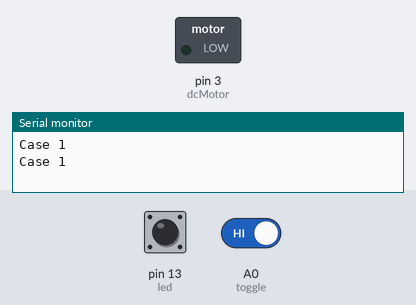
Simulated run of this sketch. Board: Arduino Uno, built with avr-gcc and run on an emulated ATmega328P. Parts: switched loads named in the sketch (green lamp = pin HIGH), the last lines printed to the serial monitor. The test bench sets the inputs (shaded band); at power-on: A0 (toggle) HIGH, pin 13 (led) HIGH.

Above: at 1.7 s.
1.8 s: A0 (toggle) driven LOW
At 3.29 s:
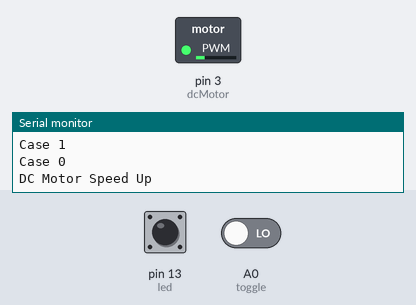
At 8.46 s:
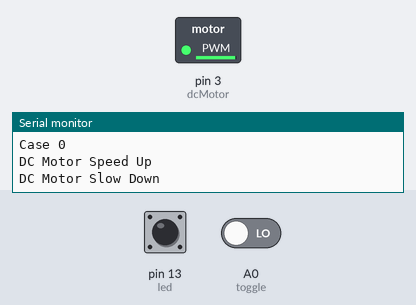
Timing chart, 0 to 13.8 s (numbered marks = the images above; inputs shaded):
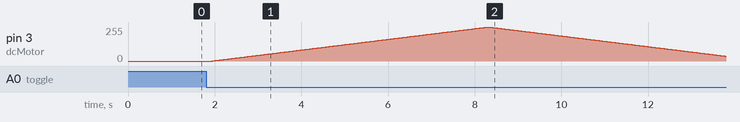

The sketch:

stepper_motor_control.ino
```cpp
#define toggle   A0

#define dcMotor  3

#define dirPin A5
#define stepPin A4
#define stepNumber  50
#define stepSpeed  .25
#define delay1 250

#define led 13

int motorSpeed;  //Represents dc speed value bewteen 0 and 255
int toggleStatus;
int getOut = 0;  //Used to control Stepper using EiBotBoard (EBB)

const int stepperTime = 5000;  //Time in milliseconds that the stepper motor will move for

unsigned long nextTime;  //Used for this particular stepper motor controller as a the duration of the move

void setup()
{

 Serial.begin(9600);
 pinMode(toggle, INPUT_PULLUP);  //Set the pin as input, which is a high impedence state with a pull-up resistor. This means current is limited and signal is default pulled HIGH
 pinMode(dcMotor, OUTPUT);  //Set the motor control pin as an output

}

void loop()
{
  //Serial.println("The Loop has Started");  //testing

  toggleStatus = digitalRead(toggle);  //Determine to control the DC motor or the Stepper motor

  //Serial.println(toggleStatus);  //testing

  switch(toggleStatus)
{
//-------------------------------------------------------------------------------------------------------------------
    case 0:  //DC Motor, switch is grounding the toggle pin

        Serial.println("Case 0");  //testing

        Serial.println("DC Motor Speed Up");  //testing

        digitalWrite(led, !digitalRead(led));  //Toggle led

        for( motorSpeed = 0; motorSpeed <= 255; motorSpeed++)  //Speed up for around 25.5 seconds
        {
          analogWrite(dcMotor, motorSpeed);

          delay(25);

          toggleStatus = digitalRead(toggle);

          if(toggleStatus != 0)
            break;
        }

        if(toggleStatus != 1)  //If the toggle hasn't been switched, then continue to slowly occilate
        {

          Serial.println("DC Motor Slow Down");  //testing

          digitalWrite(led, !digitalRead(led));  //Toggle led

          for( motorSpeed = 255; motorSpeed >= 0; motorSpeed--)  //Slow down for around 25.5 seconds
          {
            analogWrite(dcMotor, motorSpeed);

            delay(25);

            toggleStatus = digitalRead(toggle);

            if(toggleStatus != 0)
              break;
          }
        }
        else  //If the toggle has been switched, turn off the dc motor
          analogWrite(dcMotor,0);

    break;  //Break out of case 0, DC motor demo
//--------------------------------------------------------------------------------------------------------------------------------
    case 1:  //Stepper Motor, controlled via EggBotBoard rev2, toggle pin is free (not pulled to ground)

        Serial.println("Case 1");  //testing

        rotate(stepNumber*8,stepSpeed);

        delay(delay1);

        toggleStatus = digitalRead(toggle);  //Determine to control the DC motor or the Stepper motor

        if(toggleStatus == 1)
         {
           rotate(-stepNumber*8,stepSpeed);
           delay(delay1);
         }

    /*  //Control stepper motor with EBB stepper driver
        Serial.write("EM,1,1");  //Turn on stepper motor
        Serial.write("SM,stepperTime, 200, 200");  //Command movement lasting "stepperTime" and equal to 200 steps

        nextTime = millis() + stepperTime;  //Determine the time at which the motor fully moved

        while((millis() <= nextTime) && (toggleStatus == 1))  //While the current time is not yet the ending time && the toggle is still switched to stepper
        {
          toggleStatus = digitalRead(toggle);  //Check switch status for change to DC motor demo
          if(toggleStatus == 0)  //If DC motor selected...
          {
            Serial.write("EM,0,0");  //Turn of stepper motor
          }
        }

        Serial.write("SM,stepperTime, -200, -200");  //Command movement lasting "stepperTime" and equal to 200 steps

        nextTime = millis() + stepperTime;  //Determine the time at which the motor fully moved

        while((millis() <= nextTime && getOut != 1) && (toggleStatus == 1))  //While the current time is not yet the ending time && the toggle is still switched to stepper
        {
          toggleStatus = digitalRead(toggle);
          if(toggleStatus == 0)
          {
            Serial.write("EM,0,0");  //Turn on stepper motor
          }
        }

        Serial.write("EM,0,0");  //Turn on stepper motor
     */
    break;  //Break out of case 1, stepper motor demo

  }//End of switch statement


}//End of Void Loop


void rotate(int steps, float speed)  //Control stepper motor with EasyDriver board from Sparkfun
{
  //rotate a specific number of microsteps (8 microsteps per step) - (negitive for reverse movement)
  //speed is any number from .01 -> 1 with 1 being fastest - Slower is stronger

  int dir = (steps > 0)? HIGH:LOW;
  steps = abs(steps);

  digitalWrite(dirPin,dir);

  digitalWrite(led, !digitalRead(led));  //Toggle led

  float usDelay = (1/speed) * 70;

  for(int i=0; i < steps; i++)
  {
    digitalWrite(stepPin, HIGH);
    delayMicroseconds(usDelay);

    digitalWrite(stepPin, LOW);
    delayMicroseconds(usDelay);
  }
}
```

Measured:
- after the input at 1.8 s, pin 3 (dcMotor): rises from 0/255 to 255/255 in 6.4 s, then falls to 36/255 in 5.5 s
